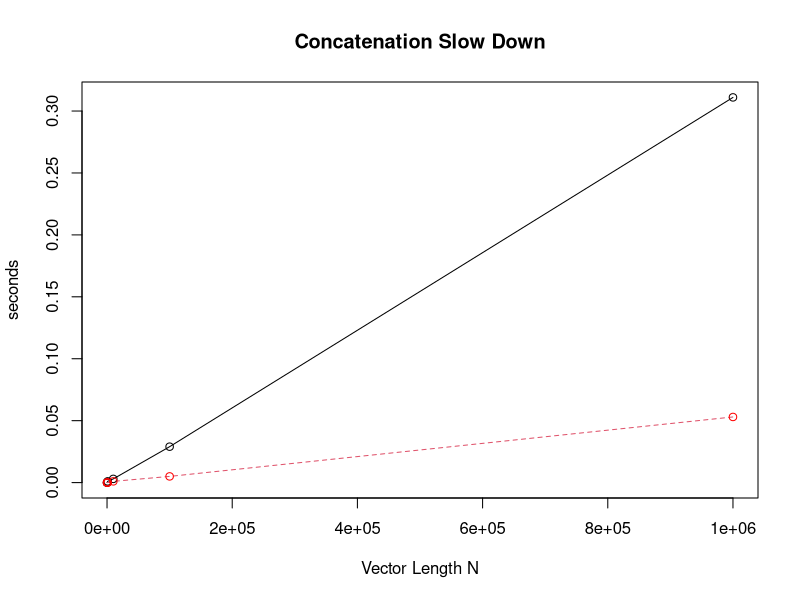

R code for this plot:

N = 1e5


system.time({
ans = integer()
for(i in 1:N)
   ans[i] = i
})

system.time({
ans = integer(N)
for(i in 1:N)
   ans[i] = i
})


Ns = 10^(1:6)
slow = sapply(Ns, function(N) system.time({
                                ans = integer()
                                for(i in 1:N)
                                    ans[i] = i
                               }))

fast = sapply(Ns, function(N) system.time({
                                ans = integer(N)
                                for(i in 1:N)
                                    ans[i] = i
                               }) )   

colnames(slow) = colnames(fast) = Ns

png("concatSlowdown.png", 1000, 1000)
matplot(Ns[1:6], cbind(slow[3,], fast[3, 1:6]), type = "l", xlab = "Vector Length N", ylab = "seconds")
points(Ns[1:6], slow[3,])
points(Ns[1:6], fast[3,1:6], col = "red")
title("Concatenation Slow Down")
dev.off()
